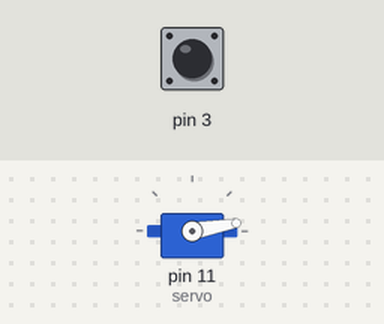
A sketch run on a simulated Arduino Uno, built with avr-gcc and run on an emulated ATmega328P. On the bench: servo. Inputs (shaded band) come from the test bench; at power-on: pin 3 HIGH.

Above: at 1.2 s.
1.3 s: pin 3 pulled LOW for 0.15 s
At 1.45 s:
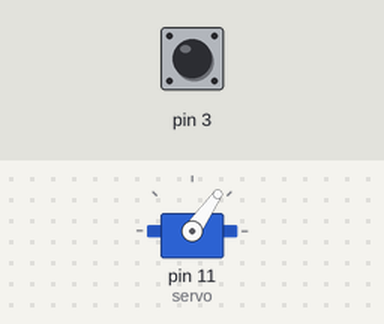
Timing chart, 0 to 4.3 s (numbered marks = the images above; inputs shaded):
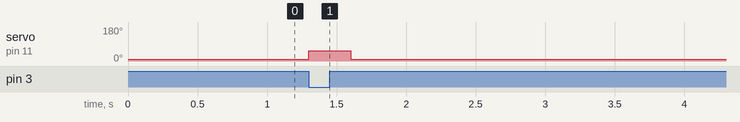

The sketch:

servo_dispenser_ice.ino
```cpp
#include <Servo.h>

Servo servo;
volatile bool pressed = false;

int angle = 10;                          // เริ่มที่ 0°
unsigned long lastPressMs = 0;
const unsigned long DEBOUNCE_MS = 50;

// ---------- ISR ----------
void isr_falling() {
  if (digitalRead(3) == LOW) {
    pressed = true;
  }
}

void setup() {
  servo.attach(11);
  servo.write(angle);      // เริ่มต้นที่ 0°

  pinMode(3, INPUT_PULLUP);
  attachInterrupt(digitalPinToInterrupt(3), isr_falling, FALLING);
}

void loop() {
  if (pressed) {
    pressed = false;

    unsigned long now = millis();
    if (now - lastPressMs > DEBOUNCE_MS) {
      // ----- เมื่อกดปุ่ม → หมุนไปที่ 55° -----
      angle = 55;
      servo.write(angle);

      delay(300);
      angle = 10;
      servo.write(angle);

      lastPressMs = now;
    }
  }
}
```

Measured:
- after the input at 1.3 s, servo on pin 11 (servo): 10° → 55° at once, → 10° 0.30 s later
